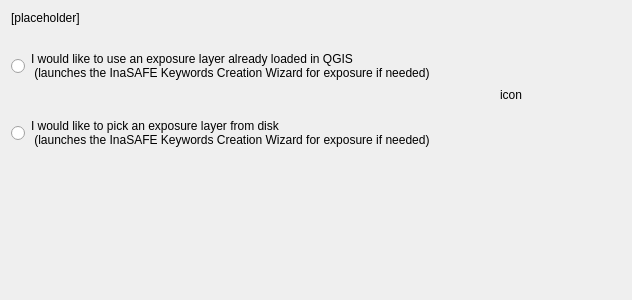
<?xml version="1.0" encoding="UTF-8"?>
<ui version="4.0">
 <class>pgFcExpLayerOrigin</class>
 <widget class="QWidget" name="pgFcExpLayerOrigin">
  <property name="geometry">
   <rect>
    <x>0</x>
    <y>0</y>
    <width>400</width>
    <height>300</height>
   </rect>
  </property>
  <property name="sizePolicy">
   <sizepolicy hsizetype="MinimumExpanding" vsizetype="MinimumExpanding">
    <horstretch>0</horstretch>
    <verstretch>0</verstretch>
   </sizepolicy>
  </property>
  <layout class="QGridLayout" name="gridLayout_24">
   <item row="0" column="0" colspan="4">
    <widget class="QLabel" name="lblSelectExpLayerOriginType">
     <property name="styleSheet">
      <string notr="true">font: 11pt &quot;Ubuntu&quot;;</string>
     </property>
     <property name="text">
      <string>&lt;html&gt;&lt;head/&gt;&lt;body&gt;&lt;p&gt;[placeholder]&lt;/p&gt;&lt;/body&gt;&lt;/html&gt;</string>
     </property>
     <property name="alignment">
      <set>Qt::AlignLeading|Qt::AlignLeft|Qt::AlignTop</set>
     </property>
     <property name="wordWrap">
      <bool>true</bool>
     </property>
    </widget>
   </item>
   <item row="2" column="0">
    <widget class="QRadioButton" name="rbExpLayerFromBrowser">
     <property name="text">
      <string>I would like to pick an exposure layer from disk
 (launches the InaSAFE Keywords Creation Wizard for exposure if needed)</string>
     </property>
    </widget>
   </item>
   <item row="3" column="0">
    <spacer name="verticalSpacer_2">
     <property name="orientation">
      <enum>Qt::Vertical</enum>
     </property>
     <property name="sizeHint" stdset="0">
      <size>
       <width>20</width>
       <height>40</height>
      </size>
     </property>
    </spacer>
   </item>
   <item row="1" column="1" rowspan="2">
    <spacer name="horizontalSpacer_18">
     <property name="orientation">
      <enum>Qt::Horizontal</enum>
     </property>
     <property name="sizeHint" stdset="0">
      <size>
       <width>40</width>
       <height>20</height>
      </size>
     </property>
    </spacer>
   </item>
   <item row="1" column="3" rowspan="2">
    <spacer name="horizontalSpacer_19">
     <property name="orientation">
      <enum>Qt::Horizontal</enum>
     </property>
     <property name="sizeType">
      <enum>QSizePolicy::Fixed</enum>
     </property>
     <property name="sizeHint" stdset="0">
      <size>
       <width>40</width>
       <height>20</height>
      </size>
     </property>
    </spacer>
   </item>
   <item row="1" column="0">
    <widget class="QRadioButton" name="rbExpLayerFromCanvas">
     <property name="text">
      <string>I would like to use an exposure layer already loaded in QGIS
 (launches the InaSAFE Keywords Creation Wizard for exposure if needed)</string>
     </property>
    </widget>
   </item>
   <item row="1" column="2" rowspan="2">
    <widget class="QLabel" name="lblIconIFCWExposureOrigin">
     <property name="sizePolicy">
      <sizepolicy hsizetype="Fixed" vsizetype="Fixed">
       <horstretch>0</horstretch>
       <verstretch>0</verstretch>
      </sizepolicy>
     </property>
     <property name="minimumSize">
      <size>
       <width>128</width>
       <height>128</height>
      </size>
     </property>
     <property name="maximumSize">
      <size>
       <width>128</width>
       <height>128</height>
      </size>
     </property>
     <property name="text">
      <string>icon</string>
     </property>
     <property name="scaledContents">
      <bool>true</bool>
     </property>
     <property name="alignment">
      <set>Qt::AlignCenter</set>
     </property>
    </widget>
   </item>
  </layout>
 </widget>
 <resources/>
 <connections/>
</ui>
